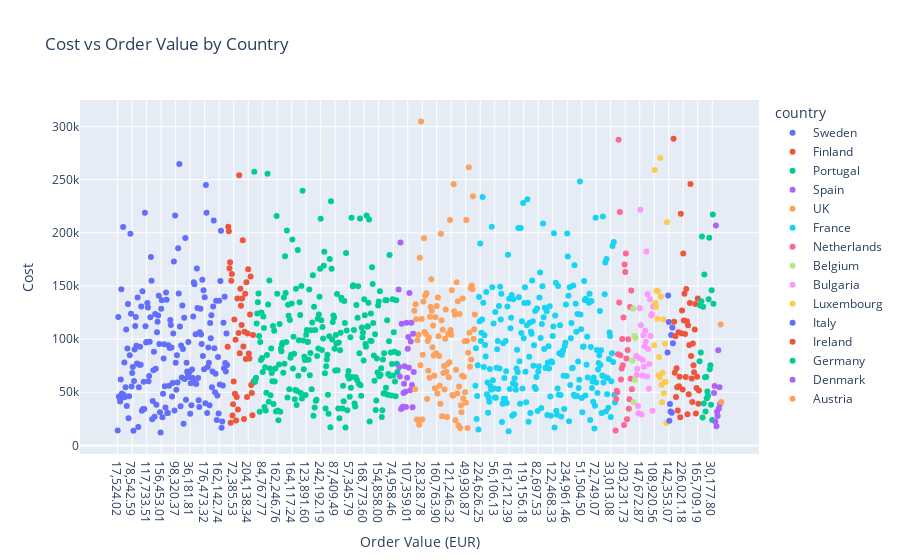

Notebook code cell kept with this figure:
### Markdown cell above
#### **Explanation: Cost vs Order Value (Scatter Plot)**
- **Why:** ```To explore the relationship between the cost and the order value.```
- **What it Represents:** ```This scatter plot shows how order values correspond to their costs, helping identify any strong linear relationships or potential outliers.```

### Code cell
# Cost vs Order Value (Scatter Plot)
fig_cost_order = px.scatter(df_pandas, x="order_value_EUR", y="cost", 
                            color="country", title="Cost vs Order Value by Country")
fig_cost_order.update_layout(xaxis_title='Order Value (EUR)', yaxis_title='Cost')
fig_cost_order.show()
